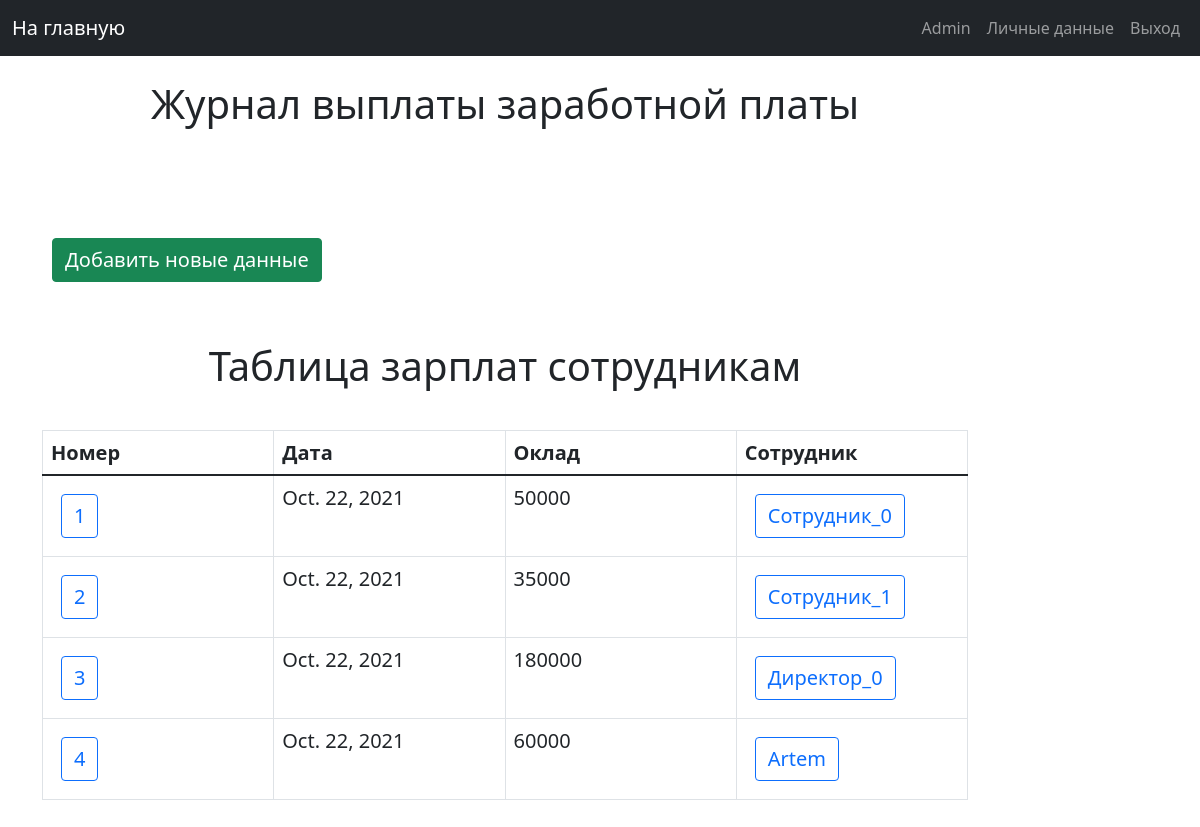
Page /main_page_admin/salary_employee (signed in) on the committed database.
### musem/models.py (models this page shows, shortened)
class Sal_emp(models.Model):
    salary_id = models.IntegerField(primary_key=True)
    date = models.DateField()
    count_money = models.IntegerField(default=0)
    employee = models.ForeignKey('Employee', on_delete=models.CASCADE)
    is_activate = models.IntegerField(default=1)
    class Meta:
        verbose_name = "Salary"
        verbose_name_plural = "Salary in the museum"

### musem/views.py (the view)
# urls.py: path('main_page_admin/salary_employee', admin_salary_employee_list, name="salary_employee_list"),
def admin_salary_employee_list(request):
    if not request.user.is_superuser:
        return HttpResponseForbidden()
    head = ["Номер", "Дата", "Оклад", "Сотрудник"]
    table = Sal_emp.objects.raw(
        raw_query="SELECT mse.salary_id, mse.date , mse.count_money, mse.employee_id, me.name FROM musem_sal_emp mse "
                  "JOIN musem_employee me ON mse.employee_id = me.employee_id WHERE mse.is_activate = 1")
    return render(request, 'admin_pages/tables/salary_employee_list_pages.html', {
        'title_page': 'Журнал выплаты заработной платы',
        'hide_nav_bar': 0,
        'head': head,
        'table': table,
        'is_administrative_zone': 1
    })

### templates/admin_pages/tables/salary_employee_list_pages.html
{% extends 'include/base.html' %}
{% load static %}
{% block title %}
    <div class="title_block">
        <h2 class="title">{{ title_page }}</h2>
    </div>
{% endblock title %}
{% block content %}
    <div class="list_button_block">
        <a class="float-right btn text-white btn-success text_button"
           href="{% url 'create_salary' %}">Добавить новые данные</a>
        <h2 class="sub_title_table">Таблица зарплат сотрудникам</h2>
        {% include 'include/tables/salary_employee_table.html' %}
    </div>
{% endblock content %}

### templates/include/navbar.html (shortened to what this page needs)
<nav class="navbar navbar-expand-md navbar-dark bg-dark mb-4">
    <div class="container-fluid">
        {% if is_administrative_zone %}
            <a class="navbar-brand" href="{% url "main_page_admin" %}">На главную</a>
        {% else %}
            <a class="navbar-brand" href="{% url "main_page" %}">На главную</a>
        {% endif %}
        <div class="pull-right">
            <ul class="navbar-nav me-auto mb-2 mb-md-0">
                {% if request.user.is_authenticated %}
                    <li class="nav-item">
                        <a class="nav-link" href="{% url 'user_data' %}" tabindex="-1">{{ request.user.first_name }}</a>
                    </li>
                    <li class="nav-item">
                        <a class="nav-link" href="{% url 'user_settings' %}" tabindex="-1">Личные данные</a>
                    </li>
                    <li class="nav-item">
                        <a class="nav-link" href="{% url 'logout' %}" tabindex="-1">Выход</a>
                    </li>
                {% endif %}
            </ul>
        </div>
    </div>
</nav>

### templates/include/tables/salary_employee_table.html (shortened to what this page needs)
{% extends 'include/base_table.html' %}
{% load static %}
    {% block table_head %}
        {% for title in head %}
            <th class="text_button">{{ title }}</th>
        {% endfor %}
    {% endblock %}
    {% block table_content %}
        {% for content_list in table %}
            <tr>
                <td>
                    <a href="{% url 'salary_employee_description' salary_id=content_list.salary_id %}"
                       class="btn btn-outline-primary text_button">{{ content_list.salary_id }}</a>
                </td>
                <td class="text_button">{{ content_list.date }}</td>
                <td class="text_button">{{ content_list.count_money }}</td>
                <td>
                    <a href="{% url 'employee_description' employee_id=content_list.employee_id %}"
                       class="btn btn-outline-primary text_button">{{ content_list.name }}</a>
                </td>
            </tr>
        {% endfor %}
    {% endblock %}

### static/css/my_styles.css (style rules this page uses)
.title_block { margin-bottom: 100px; }
.title { font-size: 40px; text-align: center; }
.text_button { font-size: 20px; margin: 10px; }
.sub_title_table { font-size: 40px; text-align: center; margin-top: 50px; margin-bottom: 40px; }
td, th { white-space: normal; word-wrap: break-word; }
.list_button_block { margin-bottom: 50px; }

### rows in the picture
Sal_emp: salary_id "1", date "Oct. 22, 2021", count_money "50000", name "Сотрудник_0"
Sal_emp: salary_id "2", date "Oct. 22, 2021", count_money "35000", name "Сотрудник_1"
Sal_emp: salary_id "3", date "Oct. 22, 2021", count_money "180000", name "Директор_0"
Sal_emp: salary_id "4", date "Oct. 22, 2021", count_money "60000", name "Artem"

### other values in the picture
{{ request.user.first_name }} "Admin"
{{ title_page }} "Журнал выплаты заработной платы"
{{ title }} "Номер" "Дата" "Оклад" "Сотрудник"
